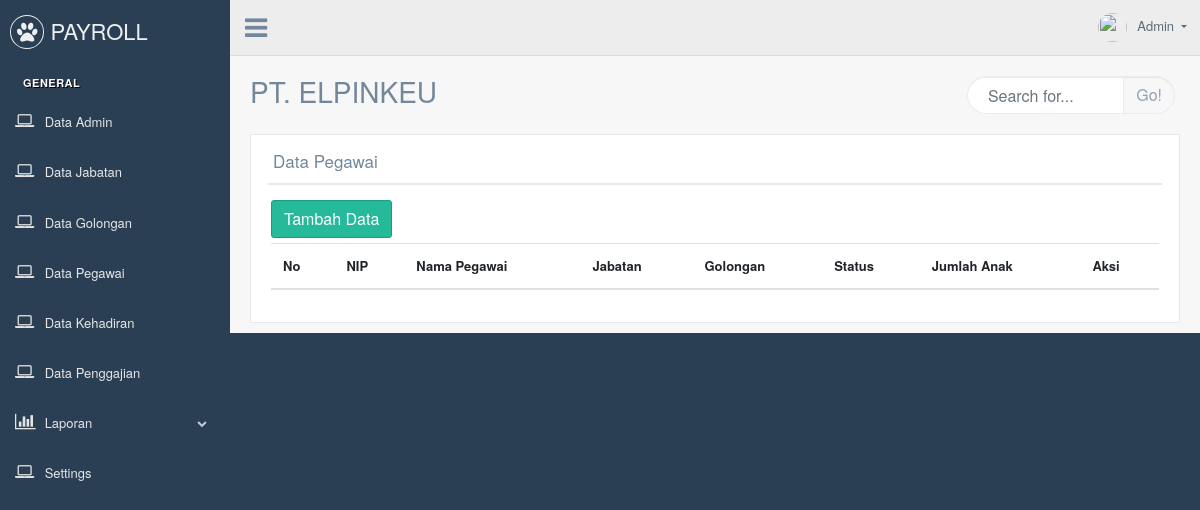
/pegawai.php, run on an earlier commit of the app's database.
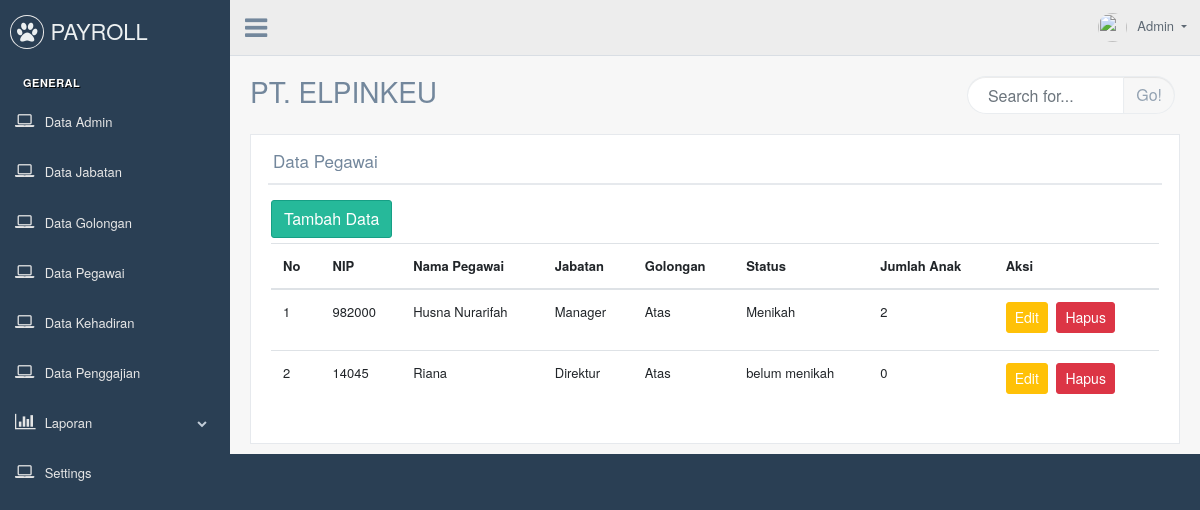
And on a later commit of the database.
### tables this page shows
CREATE TABLE `pegawai` (
  `nip` varchar(20) NOT NULL,
  `password` varchar(255) NOT NULL,
  `nama_pegawai` varchar(40) NOT NULL,
  `kode_jabatan` varchar(3) NOT NULL,
  `kode_golongan` varchar(3) NOT NULL,
  `status` varchar(15) NOT NULL,
  `jumlah_anak` int(2) NOT NULL
);

CREATE TABLE `jabatan` (
  `kode_jabatan` varchar(3) NOT NULL,
  `nama_jabatan` varchar(40) NOT NULL,
  `gaji_pokok` int(10) NOT NULL,
  `tunjangan_jabatan` int(10) NOT NULL
);

CREATE TABLE `golongan` (
  `kode_golongan` varchar(3) NOT NULL,
  `nama_golongan` varchar(10) NOT NULL,
  `tunjangan_suami_istri` int(10) NOT NULL,
  `tunjangan_anak` int(10) NOT NULL,
  `uang_makan` int(10) NOT NULL,
  `uang_lembur` int(10) NOT NULL,
  `askes` int(10) NOT NULL
);

### pegawai.php (the view, shortened to what this page needs)
<?php include "header.php"; ?>
<?php
$view = isset($_GET['view']) ? $_GET['view'] : null;
switch($view){
    default:
?>
<div class="right_col" role="main">
          <div class="">
            <div class="page-title">
              <div class="title_left">
                <h3>PT. ELPINKEU</h3>
              </div>
              <div class="title_right">
                <div class="col-md-5 col-sm-5  form-group pull-right top_search">
                  <div class="input-group">
                    <input type="text" class="form-control" placeholder="Search for...">
                    <span class="input-group-btn">
                      <button class="btn btn-default" type="button">Go!</button>
                    </span>
                  </div>
                </div>
              </div>
            </div>
            <div class="clearfix"></div>
            <div class="row">
              <div class="col-md-12 col-sm-12 ">
                <div class="x_panel">
                  <div class="x_title">
                    <h2>Data Pegawai</h2>
                    <div class="clearfix"></div>
                  </div>
                  <div class="x_content">
                    <a href="pegawai.php?view=tambah" class="btn btn-success">Tambah Data</a>
                    <table class="table">
                      <thead>
                        <tr>
                            <th>No</th>
                            <th>NIP</th>
                            <th>Nama Pegawai</th>
                            <th>Jabatan</th>
                            <th>Golongan</th>
                            <th>Status</th>
                            <th>Jumlah Anak</th>
                            <th>Aksi</th>
                        </tr>
                      </thead>
                      <tbody>
                      <?php
                    include "connect.php";
                    $sql = mysqli_query($connect, "SELECT pegawai.*,jabatan.nama_jabatan,golongan.nama_golongan
                    FROM pegawai INNER JOIN jabatan ON pegawai.kode_jabatan=jabatan.kode_jabatan INNER JOIN
                    golongan ON pegawai.kode_golongan=golongan.kode_golongan ORDER BY pegawai.nama_pegawai ASC");
                    $no=1;
                    while($d=mysqli_fetch_array($sql)){
                        echo"<tr>
                              <td>$no</td>
                              <td>$d[nip]</td>
                              <td>$d[nama_pegawai]</td>
                              <td>$d[nama_jabatan]</td>
                              <td>$d[nama_golongan]</td>
                              <td>$d[status]</td>
                              <td>$d[jumlah_anak]</td>
                              <td>
                                <a class='btn btn-warning btn-sm' href='pegawai.php?view=edit&id=$d[nip]'>Edit</a>
                                <a class='btn btn-danger btn-sm' href='aksi_pegawai.php?act=del&id=$d[nip]'>Hapus</a>
                              </td>
                        </tr>";
                        $no++;
                    }
                    ?>
                      </tbody>
                    </table>
</div>
<?php
    break;
?>
<?php
}
?>
</div>
 <?php include "footer.php"; ?>

What changed in the data, as far as the page shows it:
added pegawai: nip "982000", nama_pegawai "Husna Nurarifah", kode_jabatan.nama_jabatan "Manager", kode_golongan.nama_golongan "Atas", status "Menikah", jumlah_anak "2"
added pegawai: nip "14045", nama_pegawai "Riana", kode_jabatan.nama_jabatan "Direktur", kode_golongan.nama_golongan "Atas", status "belum menikah", jumlah_anak "0"
